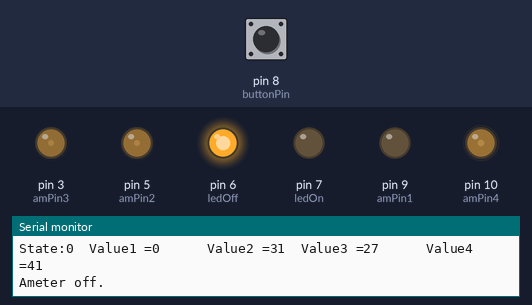
The sketch below on a simulated Arduino Uno, built with avr-gcc and run on an emulated ATmega328P. Parts: output pins drawn as LEDs (lit = HIGH), the last lines printed to the serial monitor. Inputs (shaded band) come from the test bench; at power-on: pin 8 (buttonPin) LOW. Random numbers use the default seed unless the sketch sets one.

Above: at 1.2 s.
1.3 s: pin 8 (buttonPin) pulled HIGH for 0.15 s
At 3.3 s:
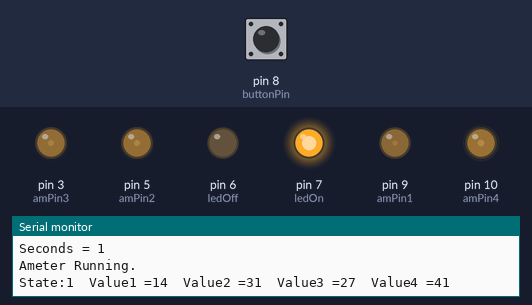
Timing chart, 0 to 8.1 s (numbered marks = the images above; inputs shaded):
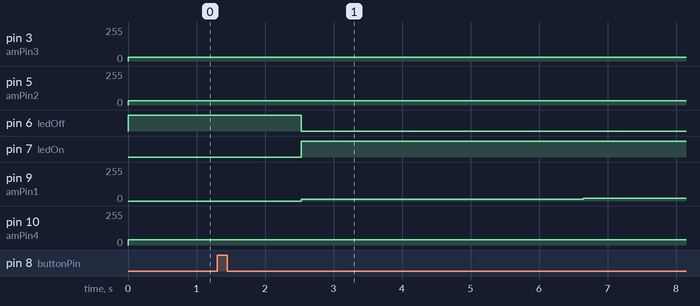

Measured:
- after the input at 1.3 s, pin 6 (ledOff): HIGH → LOW after 1.2 s; pin 7 (ledOn): LOW → HIGH after 1.2 s; pin 9 (amPin1): 0/255 → 14/255 after 1.2 s, → 19/255 4.1 s later

The sketch:

ECT_537_AMP_TEST.ino
```cpp
/*This project is for the Terre Haute History Museum. As of now, it sets 3 ammeters
 * to a randomized value, and then make one meter change based on time and a button press.
  */

int amPin1 = 9;
int amPin2 = 5;
int amPin3 = 3;
int amPin4 = 10;
int buttonPin= 8;
int ledOn = 7;
int ledOff = 6;
int AMPout = 0;
int amPinvar1 = 0;
int amPinvar2 = random(14,60);
int amPinvar3 = random(14,60);
int amPinvar4 = random(14,60);
int state = 0;
int val = LOW;
int seconds = 0;
int sclock = 0;
void setup() {
  // put your setup code here, to run once:
pinMode(amPin1, OUTPUT);
pinMode(amPin2, OUTPUT);
pinMode(amPin3, OUTPUT);
pinMode(amPin4, OUTPUT);
pinMode(ledOn, OUTPUT);
pinMode(ledOff, OUTPUT);
pinMode(buttonPin, INPUT);

Serial.begin(9600);
}

void loop() {
  //The next three lines set ammeters 2,3 and 4 to a randomized value for forever
  analogWrite(amPin2,amPinvar2);
  analogWrite(amPin3,amPinvar3);
  analogWrite(amPin4,amPinvar4);
  //The next chunk checks to see if a button was pressed, and then changes the state. This essentially acts as a
  //locking mechanism to turn some LEDs on/off and also controls one of the ammeters and causes it to run
  val=digitalRead(buttonPin);
     if(val == HIGH && state == 0){
        state = 1;
        }

     else if(val == HIGH && state== 1){
        state = 0;
     }
//this chunk prints the values being sent to each ammeter
    Serial.print("State:");
    Serial.print(state);
    Serial.print("  Value1 =");
    Serial.print(amPinvar1);
    Serial.print("      Value2 =");
    Serial.print(amPinvar2);
    Serial.print("  Value3 =");
    Serial.print(amPinvar3);
    Serial.print("      Value4 =");
    Serial.println(amPinvar4);
//From here to the end, it checks the state, which was changed by the button press, and then
//goes through a couple of timed loops to create a system that changes ammeter 1 on a set
//interval, and then resets to 0 when the cycle is completed
   if(state == 1){
    amPinvar1 = 14;
        for(seconds=0;seconds <= 5;){
          for(sclock = 0;sclock <= 1000;sclock++)
          {
            delay(1);
            if(val == HIGH){
              sclock = 16000000;
          }
          }
          seconds++;
          Serial.print("Seconds = ");
          Serial.println(seconds);
         if(seconds == 5){
          amPinvar1+=5;
          seconds = 0;
         }
         if (val == HIGH && state == 1){
          break;
         }

          digitalWrite(ledOff, LOW);
          digitalWrite(ledOn, HIGH);
          Serial.print("Ameter Running.\n");
          analogWrite(amPin1,amPinvar1);
          Serial.print("State:");
          Serial.print(state);
          Serial.print("  Value1 =");
          Serial.print(amPinvar1);
          Serial.print("  Value2 =");
          Serial.print(amPinvar2);
          Serial.print("  Value3 =");
          Serial.print(amPinvar3);
          Serial.print("  Value4 =");
          Serial.println(amPinvar4);
          sclock = 0;
        if(amPinvar1 >= 66){
        state = 0;
        break;
       }
       }
       }


      if(state == 0){
       digitalWrite(ledOff, HIGH);
       digitalWrite(ledOn, LOW);
       Serial.print("Ameter off. \n");
       amPinvar1=0;
       analogWrite(amPin1,amPinvar1);
       }

}
```
